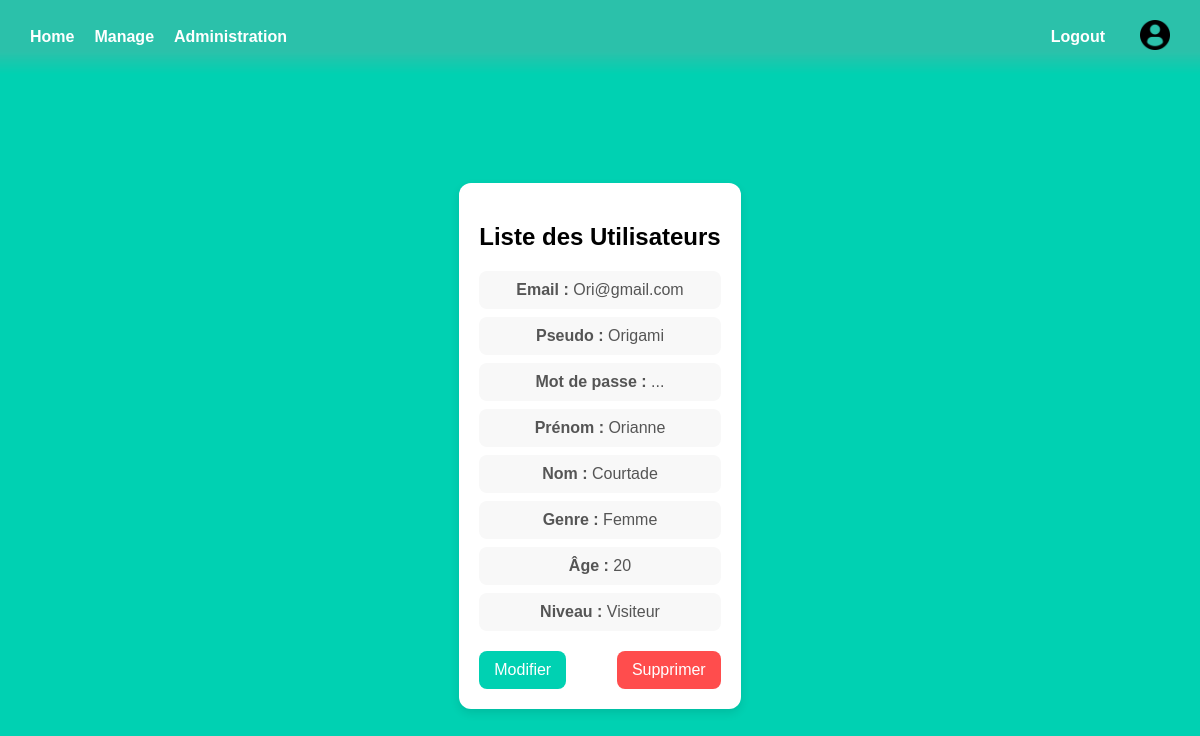
The page /userProfile/1 (signed in) on the database its author committed.
### models.py (models this page shows)
class User(UserMixin, db.Model):
    id = db.Column(db.Integer, primary_key=True) # clé primiaire obligatoire pour SQLAlchemy
    email = db.Column(db.String(100), unique=True, index=True)
    pseudo = db.Column(db.String(100), unique=True, index=True)
    password = db.Column(db.String(100))
    lastname = db.Column(db.String(1000))
    firstname = db.Column(db.String(100))
    level = db.Column(db.String, default="Visiteur")
    age = db.Column(db.Integer)
    gender = db.Column(db.String(100))

### main.py (the view)
@main.route('/userProfile/<int:user_id>')
def user_profile(user_id):
    user = User.query.get(user_id)
    return render_template('user_profile.html', user=user)

### templates/user_profile.html
{% extends "base.html" %}
{% block content %}
<div class="user-container">
    <h1 class="titleibox">Liste des Utilisateurs</h1>
    <div class="user-info">
        <p><strong>Email :</strong> {{ user.email }}</p>
        <p><strong>Pseudo :</strong> {{ user.pseudo }}</p>
        <p><strong>Mot de passe :</strong> ...</p>
        <p><strong>Prénom :</strong> {{ user.firstname }}</p>
        <p><strong>Nom :</strong> {{ user.lastname }}</p>
        <p><strong>Genre :</strong> {{ user.gender }}</p>
        <p><strong>Âge :</strong> {{ user.age }}</p>
        <p><strong>Niveau :</strong> {{ user.level }}</p>
    </div>
    <div class="user-actions">
        <a href="{{ url_for('main.edit_user', user_id=user.id) }}">
            <button class="edit-btn">Modifier</button>
        </a>
        <form action="{{ url_for('main.delete_user', user_id=user.id) }}" method="post">
            <button type="submit" class="delete-btn" onclick="return confirm('Voulez-vous vraiment supprimer ce compte ?')">
                Supprimer
            </button>
        </form>
    </div>
</div>
{% endblock %}

### static/styles/base2.css (style rules this page uses)
html, body { height: 100%; margin: 0; font-family: 'Arial', sans-serif; background-color: #00d1b2; color: rgb(0, 0, 0); text-align: center; }
.user-container { max-width: 600px; margin: 50px auto; padding: 20px; background: #ffffff; border-radius: 12px; box-shadow: 0px 4px 10px rgba(0, 0, 0, 0.1); text-align: center; }
.user-info p { font-size: 16px; color: #555; background: #f8f8f8; padding: 10px; border-radius: 8px; margin: 8px 0; }
.user-actions { display: flex; justify-content: space-between; margin-top: 20px; }
.user-actions button { padding: 10px 15px; border: none; border-radius: 8px; cursor: pointer; font-size: 16px; transition: 0.3s ease-in-out; }
.user-actions .edit-btn { background: #00d1b2; color: white; }
.user-actions .delete-btn { background: #ff4d4d; color: white; }

### rows shown on the page
User: email "Ori@gmail.com", pseudo "Origami", firstname "Orianne", lastname "Courtade", gender "Femme", age "20", level "Visiteur"
